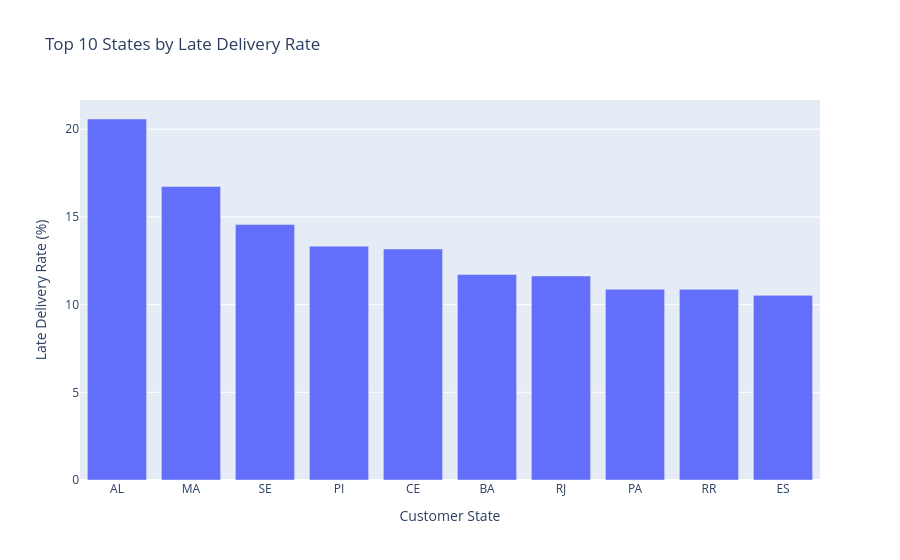

The notebook cell this image was saved under:
### Code cell
state_delay = (
    orders_df.groupby('customer_state')['is_late']
    .mean()
    .mul(100)
    .sort_values(ascending=False)
    .head(10)
    .reset_index()
)
fig = px.bar(
    state_delay,
    x='customer_state',
    y='is_late',
    title='Top 10 States by Late Delivery Rate',
    labels={
        'customer_state': 'Customer State',
        'is_late': 'Late Delivery Rate (%)'
    }
)

fig.show()

### Figure 1 — Plotly figure (JSON) as saved in the notebook; plotly's stock layout.template omitted (floating-point values rounded to 4 significant figures)
{"data": [{"hovertemplate": "Customer State=%{x}<br>Late Delivery Rate (%)=%{y}<extra></extra>", "legendgroup": "", "marker": {"color": "#636efa", "pattern": {"shape": ""}}, "name": "", "orientation": "v", "showlegend": false, "textposition": "auto", "type": "bar", "x": ["AL", "MA", "SE", "PI", "CE", "BA", "RJ", "PA", "RR", "ES"], "xaxis": "x", "y": [20.58, 16.73, 14.57, 13.33, 13.17, 11.72, 11.63, 10.87, 10.87, 10.53], "yaxis": "y"}], "layout": {"barmode": "relative", "legend": {"tracegroupgap": 0}, "title": {"text": "Top 10 States by Late Delivery Rate"}, "xaxis": {"anchor": "y", "domain": [0, 1], "title": {"text": "Customer State"}}, "yaxis": {"anchor": "x", "domain": [0, 1], "title": {"text": "Late Delivery Rate (%)"}}}}
